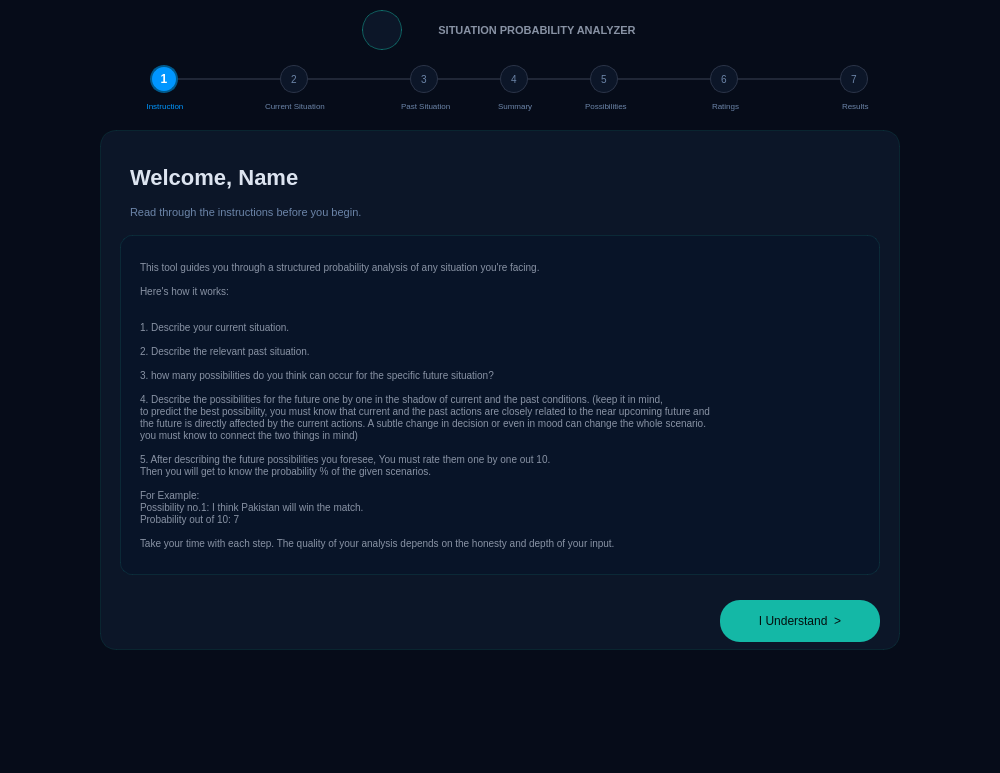
<?xml version="1.0" encoding="UTF-8"?>
<ui version="4.0">
 <class>MainWindow</class>
 <widget class="QMainWindow" name="MainWindow">
  <property name="geometry">
   <rect>
    <x>0</x>
    <y>0</y>
    <width>1000</width>
    <height>773</height>
   </rect>
  </property>
  <property name="windowTitle">
   <string>MainWindow</string>
  </property>
  <property name="styleSheet">
   <string notr="true">background-color: rgb(6, 12, 25);</string>
  </property>
  <widget class="QWidget" name="centralwidget">
   <widget class="QLabel" name="title">
    <property name="geometry">
     <rect>
      <x>412</x>
      <y>18</y>
      <width>250</width>
      <height>25</height>
     </rect>
    </property>
    <property name="styleSheet">
     <string notr="true">color: #8892a4; 
font-size: 11px;
 font-weight: bold; 
background: transparent;</string>
    </property>
    <property name="text">
     <string>SITUATION PROBABILITY ANALYZER</string>
    </property>
    <property name="alignment">
     <set>Qt::AlignCenter</set>
    </property>
   </widget>
   <widget class="QLabel" name="icon">
    <property name="geometry">
     <rect>
      <x>362</x>
      <y>10</y>
      <width>40</width>
      <height>40</height>
     </rect>
    </property>
    <property name="styleSheet">
     <string notr="true">background-color: #0c1628; 
border-radius: 20px; 
border: 1px solid rgba(20,184,166,0.45); 
font-size: 18px;
    </string>
    </property>
    <property name="text">
     <string/>
    </property>
    <property name="pixmap">
     <pixmap>brain-removebg-preview.png</pixmap>
    </property>
    <property name="scaledContents">
     <bool>true</bool>
    </property>
    <property name="alignment">
     <set>Qt::AlignCenter</set>
    </property>
    <property name="wordWrap">
     <bool>false</bool>
    </property>
   </widget>
   <widget class="QLabel" name="step1">
    <property name="geometry">
     <rect>
      <x>150</x>
      <y>65</y>
      <width>28</width>
      <height>28</height>
     </rect>
    </property>
    <property name="styleSheet">
     <string notr="true">background-color: #0096FF; 
color: white;              
border-radius: 14px;     
border: 1.5px solid #005A8D;
font-weight: bold;
font: 75 11pt &quot;MS Shell Dlg 2&quot;;</string>
    </property>
    <property name="text">
     <string>1</string>
    </property>
    <property name="alignment">
     <set>Qt::AlignCenter</set>
    </property>
   </widget>
   <widget class="QLabel" name="step2">
    <property name="geometry">
     <rect>
      <x>280</x>
      <y>65</y>
      <width>28</width>
      <height>28</height>
     </rect>
    </property>
    <property name="styleSheet">
     <string notr="true">background-color: #0c1628; 
color: #6b84a8; 
border-radius: 14px; 
border: 1px solid #2a3347; 
font-size: 10px;</string>
    </property>
    <property name="text">
     <string>2</string>
    </property>
    <property name="alignment">
     <set>Qt::AlignCenter</set>
    </property>
   </widget>
   <widget class="QLabel" name="step3">
    <property name="geometry">
     <rect>
      <x>410</x>
      <y>65</y>
      <width>28</width>
      <height>28</height>
     </rect>
    </property>
    <property name="styleSheet">
     <string notr="true">background-color: #0c1628; 
color: #6b84a8; 
border-radius: 14px; 
border: 1px solid #2a3347; 
font-size: 10px;
</string>
    </property>
    <property name="text">
     <string>3</string>
    </property>
    <property name="alignment">
     <set>Qt::AlignCenter</set>
    </property>
   </widget>
   <widget class="QLabel" name="step4">
    <property name="geometry">
     <rect>
      <x>500</x>
      <y>65</y>
      <width>28</width>
      <height>28</height>
     </rect>
    </property>
    <property name="styleSheet">
     <string notr="true">background-color: #0c1628; 
color: #6b84a8; 
border-radius: 14px; 
border: 1px solid #2a3347; 
font-size: 10px;</string>
    </property>
    <property name="text">
     <string>4</string>
    </property>
    <property name="alignment">
     <set>Qt::AlignCenter</set>
    </property>
   </widget>
   <widget class="QLabel" name="step5">
    <property name="geometry">
     <rect>
      <x>590</x>
      <y>65</y>
      <width>28</width>
      <height>28</height>
     </rect>
    </property>
    <property name="styleSheet">
     <string notr="true">background-color: #0c1628; 
color: #6b84a8; 
border-radius: 14px; 
border: 1px solid #2a3347; 
font-size: 10px;</string>
    </property>
    <property name="text">
     <string>5</string>
    </property>
    <property name="alignment">
     <set>Qt::AlignCenter</set>
    </property>
   </widget>
   <widget class="QLabel" name="step6">
    <property name="geometry">
     <rect>
      <x>710</x>
      <y>65</y>
      <width>28</width>
      <height>28</height>
     </rect>
    </property>
    <property name="styleSheet">
     <string notr="true">background-color: #0c1628; 
color: #6b84a8; 
border-radius: 14px; 
border: 1px solid #2a3347; 
font-size: 10px;</string>
    </property>
    <property name="text">
     <string>6</string>
    </property>
    <property name="alignment">
     <set>Qt::AlignCenter</set>
    </property>
   </widget>
   <widget class="QLabel" name="step7">
    <property name="geometry">
     <rect>
      <x>840</x>
      <y>65</y>
      <width>28</width>
      <height>28</height>
     </rect>
    </property>
    <property name="styleSheet">
     <string notr="true">background-color: #0c1628; 
color: #6b84a8; 
border-radius: 14px; 
border: 1px solid #2a3347; 
font-size: 10px;</string>
    </property>
    <property name="text">
     <string>7</string>
    </property>
    <property name="alignment">
     <set>Qt::AlignCenter</set>
    </property>
   </widget>
   <widget class="QFrame" name="frame">
    <property name="geometry">
     <rect>
      <x>178</x>
      <y>78</y>
      <width>102</width>
      <height>2</height>
     </rect>
    </property>
    <property name="styleSheet">
     <string notr="true">background-color: #2a3347;</string>
    </property>
    <property name="frameShape">
     <enum>QFrame::StyledPanel</enum>
    </property>
    <property name="frameShadow">
     <enum>QFrame::Raised</enum>
    </property>
   </widget>
   <widget class="QFrame" name="frame_2">
    <property name="geometry">
     <rect>
      <x>308</x>
      <y>78</y>
      <width>102</width>
      <height>2</height>
     </rect>
    </property>
    <property name="styleSheet">
     <string notr="true">background-color: #2a3347;</string>
    </property>
    <property name="frameShape">
     <enum>QFrame::StyledPanel</enum>
    </property>
    <property name="frameShadow">
     <enum>QFrame::Raised</enum>
    </property>
   </widget>
   <widget class="QFrame" name="frame_3">
    <property name="geometry">
     <rect>
      <x>438</x>
      <y>78</y>
      <width>62</width>
      <height>2</height>
     </rect>
    </property>
    <property name="styleSheet">
     <string notr="true">background-color: #2a3347;</string>
    </property>
    <property name="frameShape">
     <enum>QFrame::StyledPanel</enum>
    </property>
    <property name="frameShadow">
     <enum>QFrame::Raised</enum>
    </property>
   </widget>
   <widget class="QFrame" name="frame_4">
    <property name="geometry">
     <rect>
      <x>528</x>
      <y>78</y>
      <width>62</width>
      <height>2</height>
     </rect>
    </property>
    <property name="styleSheet">
     <string notr="true">background-color: #2a3347;</string>
    </property>
    <property name="frameShape">
     <enum>QFrame::StyledPanel</enum>
    </property>
    <property name="frameShadow">
     <enum>QFrame::Raised</enum>
    </property>
   </widget>
   <widget class="QFrame" name="frame_5">
    <property name="geometry">
     <rect>
      <x>618</x>
      <y>78</y>
      <width>92</width>
      <height>2</height>
     </rect>
    </property>
    <property name="styleSheet">
     <string notr="true">background-color: #2a3347;</string>
    </property>
    <property name="frameShape">
     <enum>QFrame::StyledPanel</enum>
    </property>
    <property name="frameShadow">
     <enum>QFrame::Raised</enum>
    </property>
   </widget>
   <widget class="QFrame" name="frame_6">
    <property name="geometry">
     <rect>
      <x>738</x>
      <y>78</y>
      <width>102</width>
      <height>2</height>
     </rect>
    </property>
    <property name="styleSheet">
     <string notr="true">background-color: #2a3347;</string>
    </property>
    <property name="frameShape">
     <enum>QFrame::StyledPanel</enum>
    </property>
    <property name="frameShadow">
     <enum>QFrame::Raised</enum>
    </property>
   </widget>
   <widget class="QLabel" name="label">
    <property name="geometry">
     <rect>
      <x>125</x>
      <y>96</y>
      <width>80</width>
      <height>20</height>
     </rect>
    </property>
    <property name="styleSheet">
     <string notr="true">color: #0096FF; 
font-size: 8px; 
background: transparent;</string>
    </property>
    <property name="text">
     <string>Instruction</string>
    </property>
    <property name="alignment">
     <set>Qt::AlignCenter</set>
    </property>
   </widget>
   <widget class="QLabel" name="label_2">
    <property name="geometry">
     <rect>
      <x>265</x>
      <y>96</y>
      <width>80</width>
      <height>20</height>
     </rect>
    </property>
    <property name="styleSheet">
     <string notr="true">color: #6b84a8; font-size: 8px; background: transparent;</string>
    </property>
    <property name="text">
     <string>Current Situation</string>
    </property>
   </widget>
   <widget class="QLabel" name="label_3">
    <property name="geometry">
     <rect>
      <x>401</x>
      <y>96</y>
      <width>80</width>
      <height>20</height>
     </rect>
    </property>
    <property name="styleSheet">
     <string notr="true">color: #6b84a8; font-size: 8px; background: transparent;</string>
    </property>
    <property name="text">
     <string>Past Situation</string>
    </property>
   </widget>
   <widget class="QLabel" name="label_4">
    <property name="geometry">
     <rect>
      <x>498</x>
      <y>96</y>
      <width>80</width>
      <height>20</height>
     </rect>
    </property>
    <property name="styleSheet">
     <string notr="true">color: #6b84a8; font-size: 8px; background: transparent;</string>
    </property>
    <property name="text">
     <string>Summary</string>
    </property>
   </widget>
   <widget class="QLabel" name="label_5">
    <property name="geometry">
     <rect>
      <x>585</x>
      <y>96</y>
      <width>80</width>
      <height>20</height>
     </rect>
    </property>
    <property name="styleSheet">
     <string notr="true">color: #6b84a8; font-size: 8px; background: transparent;</string>
    </property>
    <property name="text">
     <string>Possibilities</string>
    </property>
   </widget>
   <widget class="QLabel" name="label_6">
    <property name="geometry">
     <rect>
      <x>712</x>
      <y>96</y>
      <width>80</width>
      <height>20</height>
     </rect>
    </property>
    <property name="styleSheet">
     <string notr="true">color: #6b84a8; font-size: 8px; background: transparent;</string>
    </property>
    <property name="text">
     <string>Ratings</string>
    </property>
   </widget>
   <widget class="QLabel" name="label_7">
    <property name="geometry">
     <rect>
      <x>842</x>
      <y>96</y>
      <width>80</width>
      <height>20</height>
     </rect>
    </property>
    <property name="styleSheet">
     <string notr="true">color: #6b84a8; font-size: 8px; background: transparent;</string>
    </property>
    <property name="text">
     <string>Results</string>
    </property>
   </widget>
   <widget class="QFrame" name="frame_7">
    <property name="geometry">
     <rect>
      <x>100</x>
      <y>130</y>
      <width>800</width>
      <height>520</height>
     </rect>
    </property>
    <property name="styleSheet">
     <string notr="true">background-color: #0c1628; 
border-radius: 16px; 
border: 1px solid rgba(20,184,166,0.12);</string>
    </property>
    <property name="frameShape">
     <enum>QFrame::StyledPanel</enum>
    </property>
    <property name="frameShadow">
     <enum>QFrame::Raised</enum>
    </property>
   </widget>
   <widget class="QLabel" name="welcomeLabel">
    <property name="geometry">
     <rect>
      <x>130</x>
      <y>155</y>
      <width>400</width>
      <height>45</height>
     </rect>
    </property>
    <property name="styleSheet">
     <string notr="true">color: #dde4f0; 
font-size: 22px; 
font-weight: bold; 
background: transparent;</string>
    </property>
    <property name="text">
     <string>Welcome, Name</string>
    </property>
   </widget>
   <widget class="QLabel" name="label_9">
    <property name="geometry">
     <rect>
      <x>130</x>
      <y>200</y>
      <width>600</width>
      <height>25</height>
     </rect>
    </property>
    <property name="styleSheet">
     <string notr="true">color: #6b84a8; 
font-size: 11px; 
background: transparent;</string>
    </property>
    <property name="text">
     <string>Read through the instructions before you begin.</string>
    </property>
   </widget>
   <widget class="QFrame" name="frame_8">
    <property name="geometry">
     <rect>
      <x>120</x>
      <y>235</y>
      <width>760</width>
      <height>340</height>
     </rect>
    </property>
    <property name="styleSheet">
     <string notr="true">background-color: #081428; 
border-radius: 12px; 
border: 1px solid rgba(20,184,166,0.12);</string>
    </property>
    <property name="frameShape">
     <enum>QFrame::StyledPanel</enum>
    </property>
    <property name="frameShadow">
     <enum>QFrame::Raised</enum>
    </property>
   </widget>
   <widget class="QLabel" name="label_10">
    <property name="geometry">
     <rect>
      <x>140</x>
      <y>250</y>
      <width>720</width>
      <height>310</height>
     </rect>
    </property>
    <property name="styleSheet">
     <string notr="true">color: #8892a4; 
font-size: 10px; 
background: transparent; 
line-height: 1.6;</string>
    </property>
    <property name="text">
     <string>This tool guides you through a structured probability analysis of any situation you're facing.

Here's how it works:


1. Describe your current situation.

2. Describe the relevant past situation.

3. how many possibilities do you think can occur for the specific future situation?

4. Describe the possibilities for the future one by one in the shadow of current and the past conditions. (keep it in mind,
to predict the best possibility, you must know that current and the past actions are closely related to the near upcoming future and
the future is directly affected by the current actions. A subtle change in decision or even in mood can change the whole scenario.
you must know to connect the two things in mind)

5. After describing the future possibilities you foresee, You must rate them one by one out 10.
Then you will get to know the probability % of the given scenarios.

For Example: 
Possibility no.1: I think Pakistan will win the match.
Probability out of 10: 7

Take your time with each step. The quality of your analysis depends on the honesty and depth of your input.</string>
    </property>
    <property name="wordWrap">
     <bool>true</bool>
    </property>
   </widget>
   <widget class="QPushButton" name="understandBtn">
    <property name="geometry">
     <rect>
      <x>720</x>
      <y>600</y>
      <width>160</width>
      <height>42</height>
     </rect>
    </property>
    <property name="styleSheet">
     <string notr="true">background-color: #14b8a6; 
color: #030f0e; 
border-radius: 20px; 
font-size: 12px; 
</string>
    </property>
    <property name="text">
     <string>I Understand  &gt;</string>
    </property>
   </widget>
  </widget>
  <widget class="QMenuBar" name="menubar">
   <property name="geometry">
    <rect>
     <x>0</x>
     <y>0</y>
     <width>1000</width>
     <height>18</height>
    </rect>
   </property>
  </widget>
  <widget class="QStatusBar" name="statusbar"/>
 </widget>
 <resources/>
 <connections/>
</ui>
